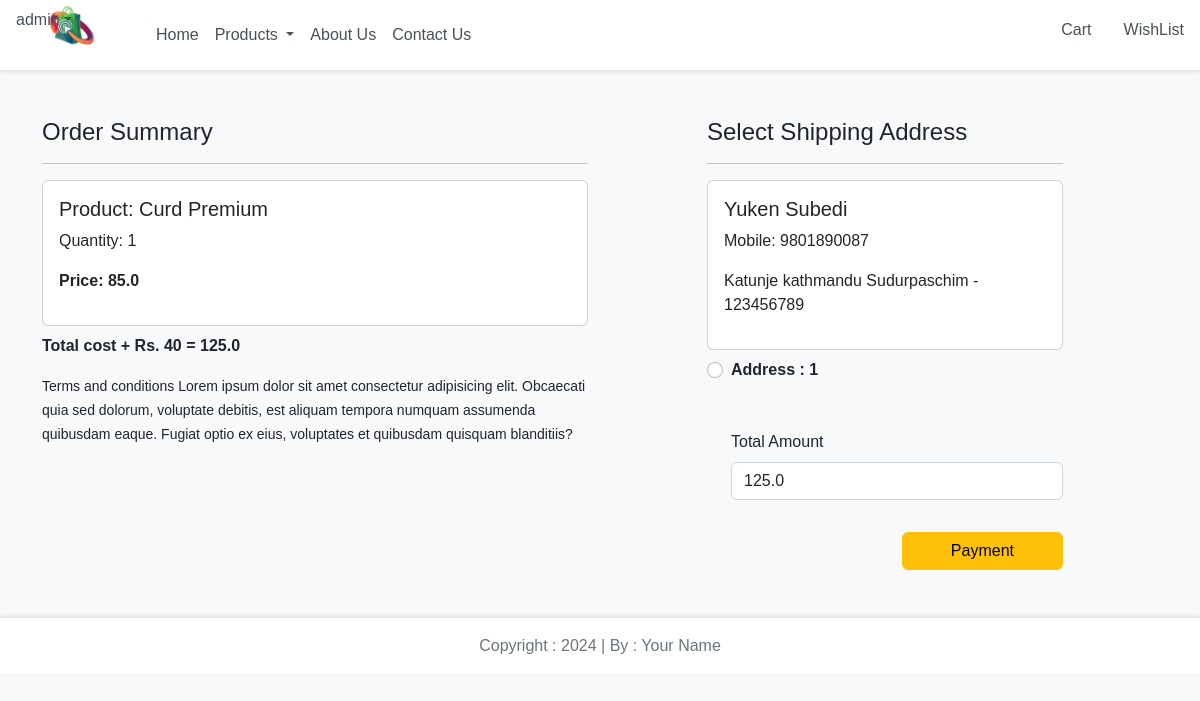
The app's page /checkout/ (signed in), older data.
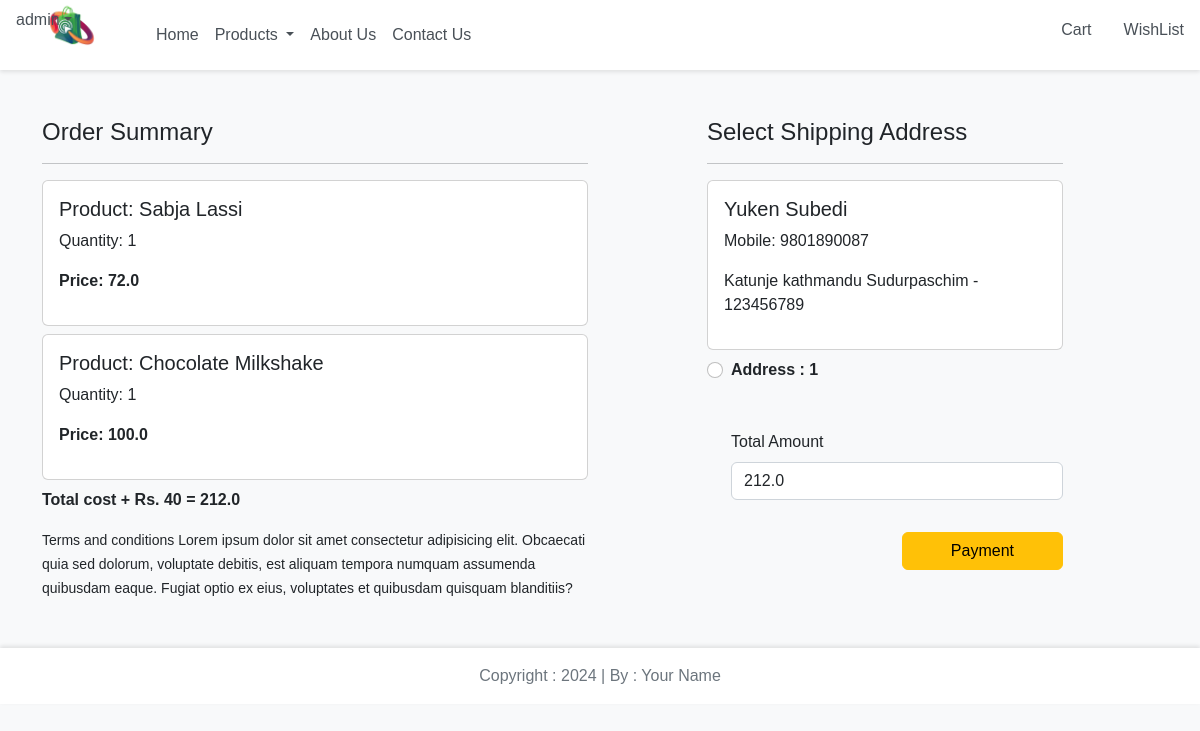
The same page, newer data.
### app/models.py (models this page shows, shortened)
class Cart(models.Model):
    user = models.ForeignKey(User, on_delete=models.CASCADE)
    product = models.ForeignKey(Product, on_delete=models.CASCADE)
    quantity = models.PositiveIntegerField(default = 1)

class Product(models.Model):
    title = models.CharField(max_length=100)
    selling_price = models.FloatField()
    discounted_price = models.FloatField()
    description = models.TextField()
    composition = models.TextField(default='')
    prodapp = models.TextField(default='')
    category = models.CharField(choices=CATEGORY_CHOICES, max_length=2)
    product_image = models.ImageField(upload_to='product')

class Customer(models.Model):
    user = models.ForeignKey(User, on_delete=models.CASCADE)
    name = models.CharField(max_length=200)
    locality = models.CharField(max_length=200)
    city =  models.CharField(max_length= 100)
    mobile = models.IntegerField(default = 0)
    zipcode = models.IntegerField()
    state = models.CharField(choices=STATE_CHOICES,max_length=100)

### app/views.py (the view)
# urls.py: path("checkout/",views.checkout.as_view(),name="checkout"),
@method_decorator(login_required,name='dispatch')
class checkout(View):
    def get(self, request):
        user = request.user
        add = Customer.objects.filter(user=user)
        cart_items = Cart.objects.filter(user=user)
        famount = 0
        for p in cart_items:
            value = p.quantity * p.product.discounted_price
            famount = famount + value
        totalamount = famount + 40
        return render(request, 'app/checkout.html',locals())

### app/templates/app/checkout.html (shortened to what this page needs)
{% extends 'app/base.html' %}
{% load static %}
{% block main-content %}
<div class="container">
    <div class="row mt-5">
        <div class="col-sm-6">
            <h4>Order Summary</h4>
            <hr>
            {% for item in cart_items %}
            <div class="card mb-2">
                <div class="card-body">
                    <h5>Product: {{item.product.title}}</h5>
                    <p>Quantity: {{item.quantity}}</p>
                    <p class="fw-bold">Price: {{item.product.discounted_price}}</p>
                </div>
            </div>
            {% endfor %}
            <p class="fw-bold">Total cost + Rs. 40 = {{totalamount}}</p>
            <small>Terms and conditions Lorem ipsum dolor sit amet consectetur adipisicing elit. Obcaecati quia sed dolorum, voluptate debitis, est aliquam tempora numquam assumenda quibusdam eaque. Fugiat optio ex eius, voluptates et quibusdam quisquam blanditiis?</small>
        </div>
        <div class="col-sm-4 offset-sm-1">
            <h4>Select Shipping Address</h4>
            <hr>
            <form method="post" id="myform" action="{% url 'payment' %}">
                {% for ad in add %}
                <div class="card">
                    <div class="card-body">
                        <h5>{{ad.name}}</h5>
                        <p>Mobile: {{ad.mobile}}</p>
                        <p>{{ad.locality}} {{ad.city}} {{ad.state}} - {{ad.zipcode}}</p>
                    </div>
                </div>
                <div class="form-check mt-2 mb-5">
                    <input type="radio" class="form-check-input" name="custid" id="custid{{forloop.counter}}" value="{{ad.id}}">
                    <label for="custid{{forloop.counter}}" class="form-check-label fw-bold">
                        Address : {{forloop.counter}}
                    </label>
                </div>
                {% endfor %}
                <div class="form-check mb-3">
                    <label for="totamount" class="form-label">Total Amount</label>
                    <input type="number" class="form-control" name="totamount" value="{{totalamount}}" readonly>
                </div>
                <div class="text-end">
                    <button id="rzp-button1" type="submit" class="btn btn-warning mt-3 px-5 fw-bol
                    ">Payment</button>
                </div>
            </form>
        </div>
    </div>
</div>
{% endblock main-content %}

Row changes from the older to the newer data that the page shows:
removed Cart: product "Curd Premium", quantity "1", product.discounted_price "85.0"
added Cart: product "Sabja Lassi", quantity "1", product.discounted_price "72.0"
added Cart: product "Chocolate Milkshake", quantity "1", product.discounted_price "100.0"
Text that changed along with them:
{{ totalamount }}: "125.0" → "212.0"
form field totamount: "125.0" → "212.0"
